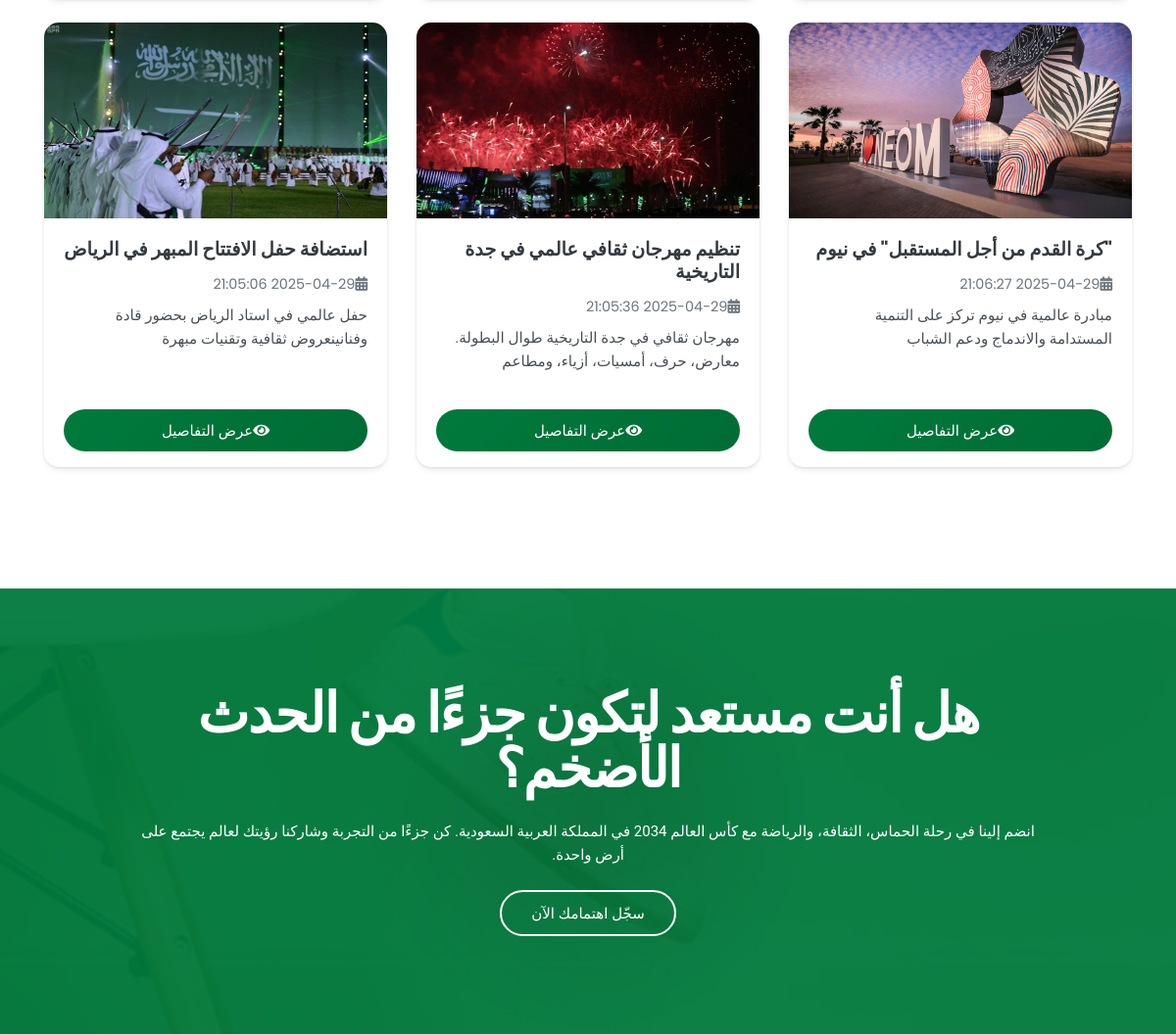
Page /for/event.php (middle part) on the earlier database version.
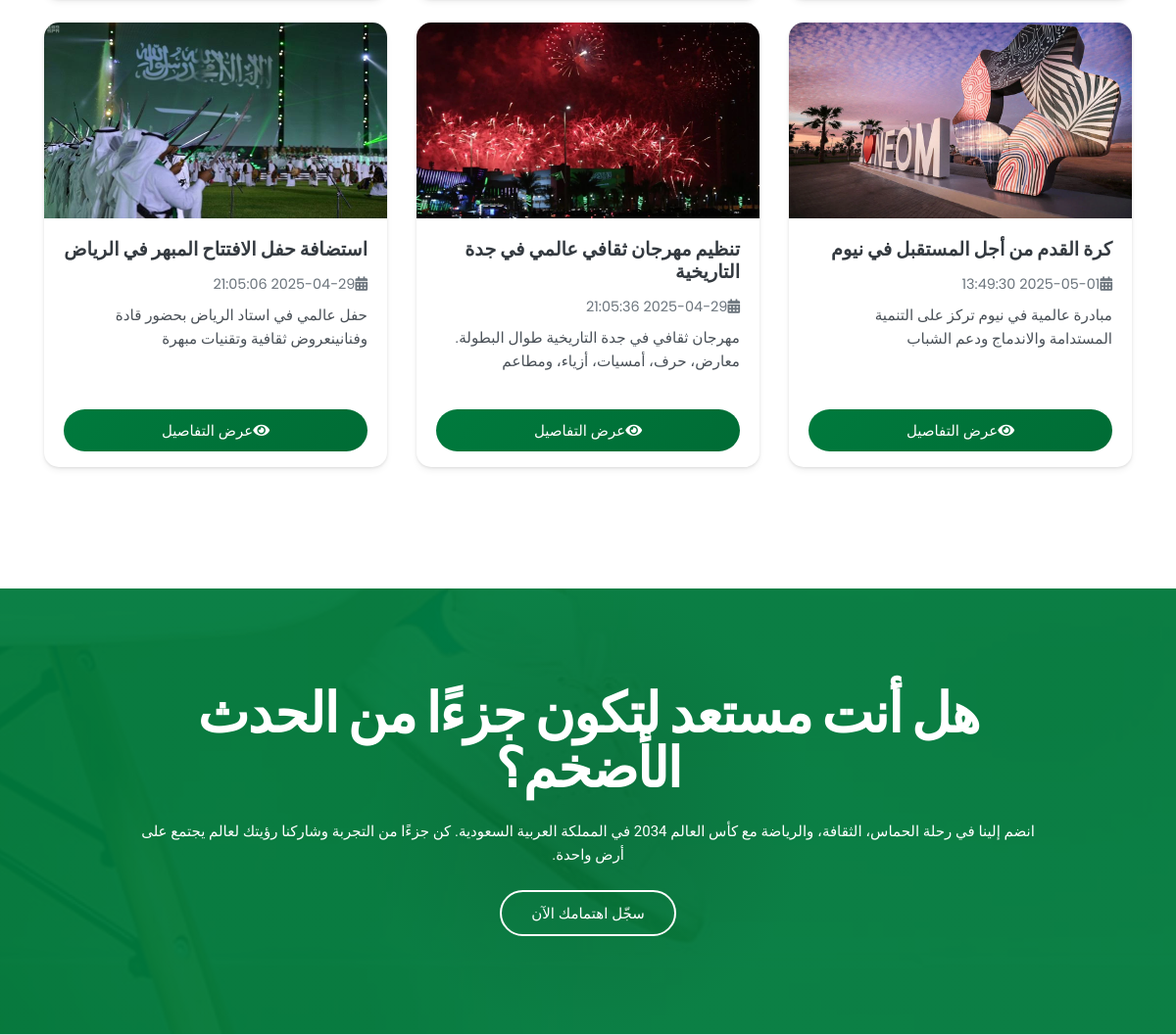
Same page on the later database version.
### tables this page shows
CREATE TABLE `event` (
  `id` int(11) NOT NULL,
  `port_title` varchar(500) NOT NULL,
  `port_desc` varchar(1000) NOT NULL,
  `port_detail` varchar(2000) NOT NULL,
  `ufile` varchar(1000) NOT NULL,
  `updated_at` timestamp NOT NULL DEFAULT current_timestamp() ON UPDATE current_timestamp()
);

### for/event.php (the view, shortened to what this page needs)
<?php include "header.php"; ?>
<section id="event" class="event-area overflow-hidden ptb_100" style="direction: rtl; text-align: right;">
    <div class="container">
        <div class="row items event-items">
            <?php
            $q = "SELECT * FROM event ORDER BY id DESC";
            $r123 = mysqli_query($con, $q);
            while ($ro = mysqli_fetch_array($r123)) {
                $id = $ro['id'];
                $port_title = $ro['port_title'];
                $port_desc = $ro['port_desc'];
                $ufile = $ro['ufile'];
                $updated_at = isset($ro['updated_at']) ? $ro['updated_at'] : '';
                echo "
                <div class='col-12 col-sm-6 col-lg-4 event-item mb-4'>
                    <div class='card event-card h-100'>
                        <a href='eventail.php?id=$id'>
                            <img src='../dashboard/uploads/event/$ufile' class='card-img-top' alt='$port_title'>
                        </a>
                        <div class='card-body'>
                            <h3 class='card-title'>$port_title</h3>
                            <div class='event-meta mb-2'>";
                            if (!empty($updated_at)) {
                                echo "<span class='meta-item'>
                                    <i class='fas fa-calendar-alt me-2'></i>
                                    $updated_at
                                </span>";
                            }
                            echo "</div>
                            <p class='card-text'>$port_desc</p>
                        </div>
                        <div class='card-footer bg-transparent border-top-0'>
                            <a href='eventail.php?id=$id' class='btn btn-primary w-100'>
                                <i class='fas fa-eye me-2'></i>عرض التفاصيل
                            </a>
                        </div>
                    </div>
                </div>
                ";
            }
            ?>
        </div>
    </div>
</section>
<?php include "footer.php"; ?>

### for/header.php (shortened to what this page needs)
<!doctype html>
<html class="no-js" lang="ar" dir="rtl">
<head>
    <link rel="stylesheet" href="assets/css/style.css">
    <link rel="stylesheet" href="assets/css/responsive.css">
</head>
<body>
</body>
</html>

### for/footer.php (shortened to what this page needs)
<section class="section cta-area bg-overlay ptb_100">
    <div class="container">
        <div class="row justify-content-center">
            <div class="col-12 col-lg-10">
                <div class="section-heading text-center m-0">
                    <h2 class="text-white">هل أنت مستعد لتكون جزءًا من الحدث الأضخم؟</h2>
                    <p class="text-white d-none d-sm-block mt-4">
                        انضم إلينا في رحلة الحماس، الثقافة، والرياضة مع كأس العالم 2034 في المملكة العربية السعودية.
                        كن جزءًا من التجربة وشاركنا رؤيتك لعالم يجتمع على أرض واحدة.
                    </p>
                    <a href="user_testimony.php" class="btn btn-bordered-white mt-4">سجّل اهتمامك الآن</a>
                </div>
            </div>
        </div>
    </div>
</section>
</body>
</html>

### for/assets/css/style.css (style rules this page uses)
* { margin: 0; padding: 0; }
body { font-family: 'Poppins', sans-serif; font-size: 14px; line-height: 24px; font-weight: 400; color: #222; }
section, .section { position: relative; }
.container { width: 100%; margin: 0 auto; }
h1, h2, h3, h4, h5, h6 { font-weight: 600; color: #222; margin-bottom: 0; }
h2 { font-size: 40px; line-height: 1.3; }
h3 { font-size: 20px; line-height: 1.2; }
p { font-family: 'Roboto', sans-serif; font-size: 15px; font-weight: 400; line-height: 24px; color: #565656; margin-bottom: 0; }
a { color: #444; -webkit-transition: all 0.3s ease 0s; transition: all 0.3s ease 0s; }
a, a:hover, a:focus, .btn:focus { text-decoration: none; outline: none; -webkit-box-shadow: none; box-shadow: none; }
img { height: auto; max-width: 100%; }
.section-heading { margin-bottom: 80px; }
.section-heading > h2 { display: inline-block; font-size: 56px; font-weight: 700; text-transform: lowercase; line-height: 1em; letter-spacing: -1.6px; }
.ptb_100 { padding: 100px 0; }
.btn { font-size: 15px; font-weight: 500; color: #fff; line-height: 1; text-align: center; padding: 14px 30px; border: 0 none; border-radius: 100px; outline: 0 none; position: relative; z-index: 1; }
.btn.btn-bordered:before, .btn.btn-bordered-white:after { position: absolute; content: ""; height: calc(100% + 4px); width: calc(100% + 4px); top: -2px; left: -2px; border-radius: 100px; -webkit-transition: all 0.3s ease 0s; transition: all 0.3s ease 0s; }
.btn.btn-bordered-white { background: transparent none repeat scroll 0 0; border: 2px solid #fff; }
.btn.btn-bordered-white:after { opacity: 0; -ms-filter: "progid:DXImageTransform.Microsoft.Alpha(Opacity=0)"; z-index: -1; }
.bg-overlay, .overlay-dark { position: relative; z-index: 0; }
.bg-overlay::after, .overlay-dark:after { position: absolute; content: ''; height: 100%; width: 100%; top: 0; left: 0; }
.bg-overlay::after { opacity: 0.95; z-index: -1; }
.bg-overlay::after { background: -webkit-radial-gradient(50% 50%, circle closest-side, #006C35 0%, #007A3D 100%); }
.btn, .btn:active, .btn.btn-bordered:before, .btn.btn-bordered-white:after { background: linear-gradient(-45deg, #006C35 0%, #007A3D 100%); }
.cta-area { background: rgba(0, 0, 0, 0) url("../img/bg/cta_bg.jpg") no-repeat fixed center center / cover; }
.event-area .items { overflow: initial !important; }

### for/event.php (style rules this page uses)
.event-card { border: none; border-radius: 15px; overflow: hidden; transition: all 0.3s ease; box-shadow: 0 4px 6px rgba(0, 0, 0, 0.05), 0 1px 3px rgba(0, 0, 0, 0.1); }
.event-card .card-img-top { height: 200px; object-fit: cover; width: 100%; transition: transform 0.3s ease; }
.event-meta { color: #6c757d; font-size: 0.9rem; }
.meta-item { display: inline-flex; align-items: center; }
.event-card .card-title { color: #343a40; font-weight: 700; font-size: 1.2rem; margin-bottom: 0.75rem; }
.event-card .card-text { color: #495057; line-height: 1.6; font-size: 0.95rem; display: -webkit-box; -webkit-line-clamp: 3; -webkit-box-orient: vertical; overflow: hidden; text-overflow: ellipsis; }
.event-card .card-footer { padding: 1rem 1.25rem; background: transparent !important; }

Differences in the rows shown:
changed event "مبادرة عالمية في نيوم تركز على التنمية المستدامة والاندماج ودعم الشباب": port_title "\"كرة القدم من أجل المستقبل\" في نيوم" → "كرة القدم من أجل المستقبل في نيوم"; updated_at "2025-04-29 21:06:27" → "2025-05-01 13:49:30"
